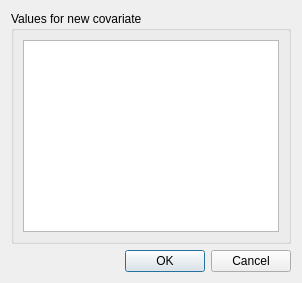
<?xml version="1.0" encoding="UTF-8"?>
<ui version="4.0">
 <class>CovariateTypeDialog</class>
 <widget class="QDialog" name="CovariateTypeDialog">
  <property name="geometry"><rect><x>0</x><y>0</y><width>0</width><height>0</height></rect></property>
  <property name="windowTitle">
   <string>Change Covariate Type</string>
  </property>
  <property name="windowIcon">
   <iconset>
    <normaloff>:/misc/meta.png</normaloff>:/misc/meta.png</iconset>
  </property>
  <layout class="QVBoxLayout" name="verticalLayout_2">
   <item>
    <widget class="QGroupBox" name="grp_box_preview">
     <property name="title">
      <string>Values for new covariate</string>
     </property>
     <layout class="QVBoxLayout" name="verticalLayout">
      <item>
       <widget class="QTableView" name="covariate_preview_table">
        <property name="accessibleName"><string>Covariate type conversion preview</string></property>
        <property name="accessibleDescription"><string>Preview original and converted covariate values before applying the type change.</string></property>
       </widget>
      </item>
     </layout>
    </widget>
   </item>
   <item>
    <widget class="QDialogButtonBox" name="buttonBox">
     <property name="orientation">
      <enum>Qt::Horizontal</enum>
     </property>
     <property name="standardButtons">
      <set>QDialogButtonBox::Cancel|QDialogButtonBox::Ok</set>
     </property>
    </widget>
   </item>
  </layout>
 </widget>
 <resources>
  <include location="images/icons.qrc"/>
 </resources>
 <connections>
  <connection>
   <sender>buttonBox</sender>
   <signal>accepted()</signal>
   <receiver>CovariateTypeDialog</receiver>
   <slot>accept()</slot>
   <hints>
    <hint type="sourcelabel">
     <x>248</x>
     <y>254</y>
    </hint>
    <hint type="destinationlabel">
     <x>157</x>
     <y>274</y>
    </hint>
   </hints>
  </connection>
  <connection>
   <sender>buttonBox</sender>
   <signal>rejected()</signal>
   <receiver>CovariateTypeDialog</receiver>
   <slot>reject()</slot>
   <hints>
    <hint type="sourcelabel">
     <x>316</x>
     <y>260</y>
    </hint>
    <hint type="destinationlabel">
     <x>286</x>
     <y>274</y>
    </hint>
   </hints>
  </connection>
 </connections>
</ui>
